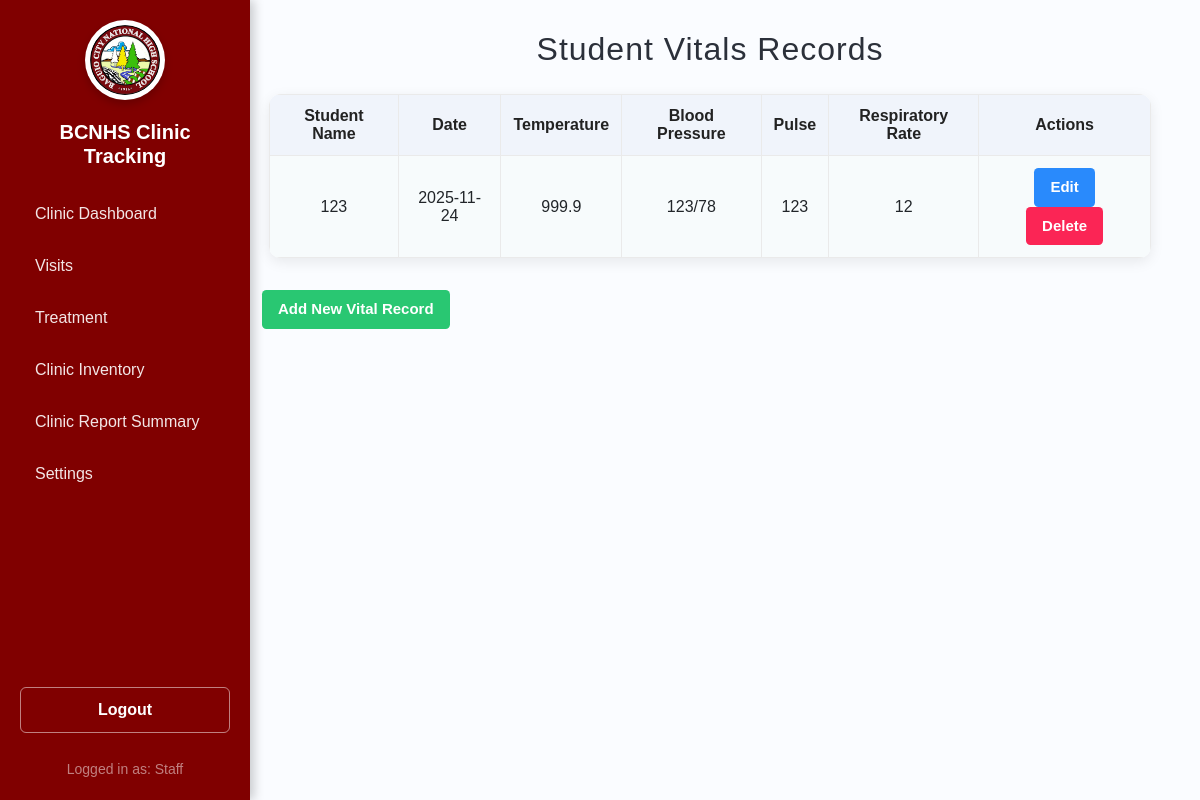
Screenshot of /studentVital/index.php (signed in) with the database file from the repository.
### tables this page shows
CREATE TABLE `student_vitals` (
  `vitalID` int(11) NOT NULL,
  `studentID` int(12) NOT NULL,
  `vitalDate` date NOT NULL,
  `temperature` decimal(4,1) DEFAULT NULL,
  `bloodPressure` varchar(20) DEFAULT NULL,
  `pulse` int(11) DEFAULT NULL,
  `respiratoryRate` int(11) DEFAULT NULL
);

CREATE TABLE `studentrecord` (
  `ID` int(11) NOT NULL,
  `name` varchar(32) NOT NULL,
  `idNum` int(12) NOT NULL,
  `gender` varchar(10) DEFAULT NULL,
  `role` varchar(50) NOT NULL DEFAULT 'Student',
  `department` varchar(30) NOT NULL,
  `section` varchar(50) DEFAULT NULL,
  `complaint` varchar(255) NOT NULL,
  `visitDate` date NOT NULL
);

### studentVital/oop.php (called while the page is built, shortened)
<?php
class studentVitals {
    private $conn;
    function __construct(){
        try {
            $connection = "mysql:host=" . SERVER . ";dbname=" . DBNAME . ";charset=utf8";
            $this->conn = new PDO($connection, USER, PASS);
            $this->conn->setAttribute(PDO::ATTR_ERRMODE, PDO::ERRMODE_EXCEPTION);
        } catch (PDOException $e) {
            echo "<script>alert('Connection Failed');</script>";
        }
    }
    public function show_data(){
        $show = "SELECT v.*, s.name AS studentName
                     FROM student_vitals v
                     LEFT JOIN studentrecord s ON v.studentID = s.ID
                     ORDER BY v.vitalDate DESC";
        $show= $this->conn->prepare($show);
        $show->execute();
        return $show->fetchAll(PDO::FETCH_ASSOC);
    }
}
?>

### studentVital/index.php (the view, shortened to what this page needs)
<?php
include "oop.php";
$studentVitals = new studentVitals();
$data = $studentVitals->show_data();
include '../sidebar/sidebar.php';
?>
<!DOCTYPE html>
<html lang="en">
<head>
</head>
<body>
<div class="main-content">
    <h2>Student Vitals Records</h2>
    <table>
        <tr>
            <th>Student Name</th>
            <th>Date</th>
            <th>Temperature</th>
            <th>Blood Pressure</th>
            <th>Pulse</th>
            <th>Respiratory Rate</th>
            <th class="table-actions">Actions</th>
        </tr>
        <?php if (count($data) > 0): ?>
            <?php foreach ($data as $row): ?>
                <tr>
                    <td><?= htmlspecialchars($row['studentName']) ?></td>
                    <td><?= htmlspecialchars($row['vitalDate']) ?></td>
                    <td><?= htmlspecialchars($row['temperature']) ?></td>
                    <td><?= htmlspecialchars($row['bloodPressure']) ?></td>
                    <td><?= htmlspecialchars($row['pulse']) ?></td>
                    <td><?= htmlspecialchars($row['respiratoryRate']) ?></td>
                    <td>
                        <a href="update.php?id=<?= $row['vitalID'] ?>" class="btn edit-btn">Edit</a>
                        <a href="delete.php?id=<?= $row['vitalID'] ?>" class="btn delete-btn"
                           onclick="return confirm('Do you want to delete this record?');">Delete</a>
                    </td>
                </tr>
            <?php endforeach; ?>
        <?php else: ?>
            <tr>
                <td colspan="8" style="color:#b53d3d;font-weight:bold;">No vitals data found.</td>
            </tr>
        <?php endif; ?>
    </table>
    <a href="add.php" class="btn add-btn"> Add New Vital Record</a>
</div>
</body>
</html>

### sidebar/sidebar.php (style rules this page uses)
:root { --primary-maroon: #800000; --light-bg: #f8f8f8; }

### studentVital/index.php (style rules this page uses)
body { margin: 0; font-family: Arial, sans-serif; background: #fafcff; }
.main-content { margin-left: 220px; padding: 30px 40px 0 40px; min-height: 100vh; }
h2 { margin-bottom: 26px; color: #2b303a; letter-spacing: 1px; text-align: center; }
table { width: 98%; border-collapse: collapse; margin: 0 auto 18px auto; background: #fff; border-radius: 12px; overflow: hidden; box-shadow: 0 4px 14px rgba(0,0,0,0.08); }
th, td { border: 1px solid #eaeaea; padding: 12px 12px; text-align: center; }
th { background: #f0f4fb; color: #222; font-weight: 600; }
tr:nth-child(even) { background: #f7fbfc; }
.btn { padding: 8px 16px; border-radius: 4.5px; font-size: 15px; text-decoration: none; color: #fff !important; display: inline-block; margin: 0 2px; font-weight: bold; border: none; transition: background 0.15s; }
.add-btn { background-color: #29c772; color: #fff; margin-bottom: 0; margin-right: 10px; margin-top: 14px; }
.edit-btn { background-color: #298afc; }
.delete-btn { background-color: #fb2555; }
.table-actions { white-space: nowrap; min-width: 135px; }

### rows the page displays
student_vitals: studentID.name "123", vitalDate "2025-11-24", temperature "999.9", bloodPressure "123/78", pulse "123", respiratoryRate "12"

### other values shown
$role "Staff"
